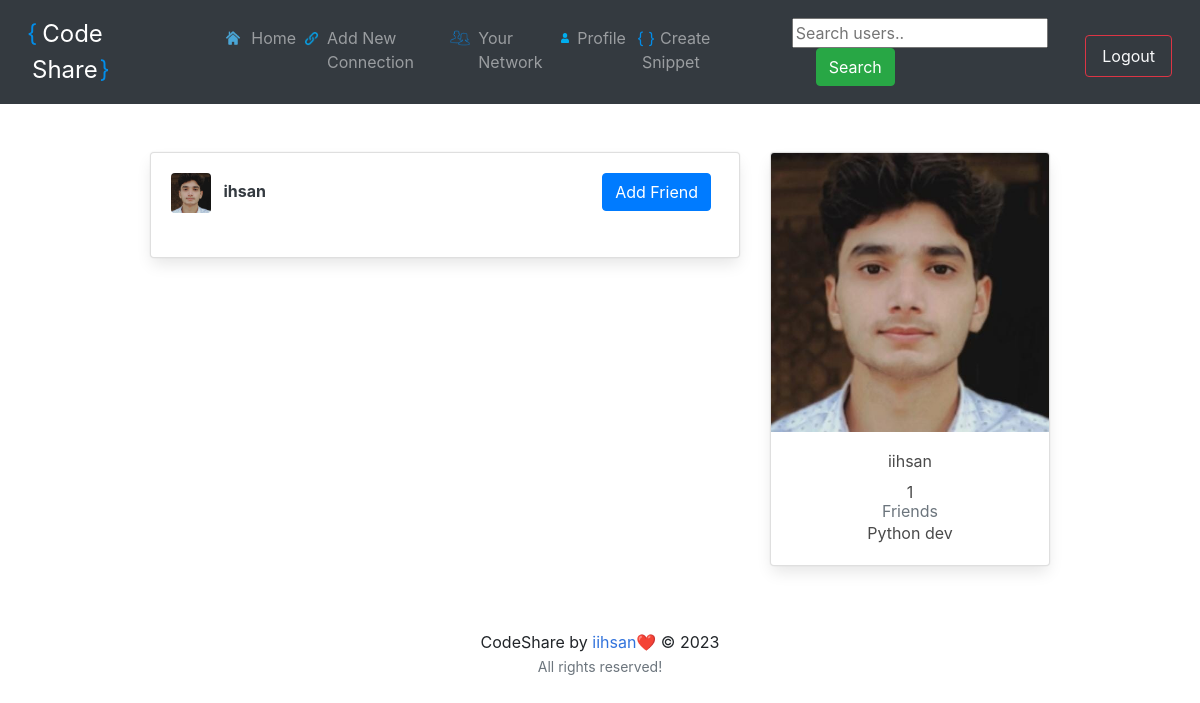
/users/ (signed in), run on the app's committed database.
### users/models.py (models this page shows)
class Profile(models.Model):
	user = models.OneToOneField(User, on_delete=models.CASCADE)
	image = models.ImageField(default='default.png', upload_to='profile_pics')
	slug = AutoSlugField(populate_from='user')
	bio = models.CharField(max_length=255, blank=True)
	friends = models.ManyToManyField("Profile", blank=True)
	def __str__(self):
		return str(self.user.username)
	def get_absolute_url(self):
		return "/users/{}".format(self.slug)

### users/views.py (the view)
# urls.py: path('users/', user_views.users_list, name='users_list'),
@login_required
def users_list(request):
    users = Profile.objects.exclude(user=request.user)
    sent_friend_requests = FriendRequest.objects.filter(from_user=request.user)
    my_friends = request.user.profile.friends.all()
    sent_to = []
    friends = []
    for user in my_friends:
        friend = user.friends.all()
        for f in friend:
            if f in friends:
                friend = friend.exclude(user=f.user)
        friends += friend
    for i in my_friends:
        if i in friends:
            friends.remove(i)
    if request.user.profile in friends:
        friends.remove(request.user.profile)
    random_list = random.sample(list(users), min(len(list(users)), 10))
    for r in random_list:
        if r in friends:
            random_list.remove(r)
    friends += random_list
    for i in my_friends:
        if i in friends:
            friends.remove(i)
    for se in sent_friend_requests:
        sent_to.append(se.to_user)
    context = {
        'users': friends,
        'sent': sent_to
    }
    return render(request, "users/users_list.html", context)

### users/templates/users/users_list.html (shortened to what this page needs)
{% extends "feed/layout.html" %} {% load static %}{% block searchform %}
<form
  class="form-inline my-2 my-lg-0 ml-5"
  action="{% url 'search_users' %}"
  method="get"
>
  <input name="q" type="text" placeholder="Search users.." />
  <button class="btn btn-success my-2 my-sm-0 ml-4" type="submit">
    Search
  </button>
</form>
{% endblock searchform %} {% block content %}
<div class="container">
  <div class="row">
    <div class="col-md-8">
      {% if users %}
      <div class="card card-signin my-5">
        <div class="card-body">
          {% for user_p in users %}
          <a href="{{ user_p.get_absolute_url }}"
            ><img
              src="{{ user_p.image.url }}"
              class="rounded mr-2"
              width="40"
              height="40"
              alt=""
          /></a>
          <a class="text-dark" href="{{ user_p.get_absolute_url }}"
            ><b>{{ user_p }}</b></a
          >
          {% if not user_p.user in sent %}
          <small class="float-right">
            <a
              class="btn btn-primary mr-2"
              href="{% url 'send_friend_request' user_p.id %}"
              >Add Friend</a
            >
          </small>
          {% endif %}
          <br /><br />
          {% endfor %}
        </div>
      </div>
      {% else %}
      <h5><i>No new people to add now! Please come back later!</i></h5>
      {% endif %}
    </div>
    <div class="col-md-4">
      <div class="card card-signin my-5">
        <a href="{{ request.user.profile.get_absolute_url }}"
          ><img
            class="card-img-top"
            src="{{ request.user.profile.image.url }}"
            alt=""
        /></a>
        <div class="card-body">
          <h5 class="card-title text-center">{{ request.user }}</h5>
          <h6 class="text-center">
            {{ request.user.profile.friends.count }}
            <p class="text-muted">Friends</p>
          </h6>
          <p class="card-text text-center">{{ request.user.profile.bio }}</p>
        </div>
      </div>
    </div>
  </div>
  {% endblock content %}

### data on the page
Profile: image (picture), user.username "ihsan", shows "Add Friend"

### other printed values
{{ request.user }} "iihsan"
{{ request.user.profile.friends.count }} "1"
{{ request.user.profile.bio }} "Python dev"
